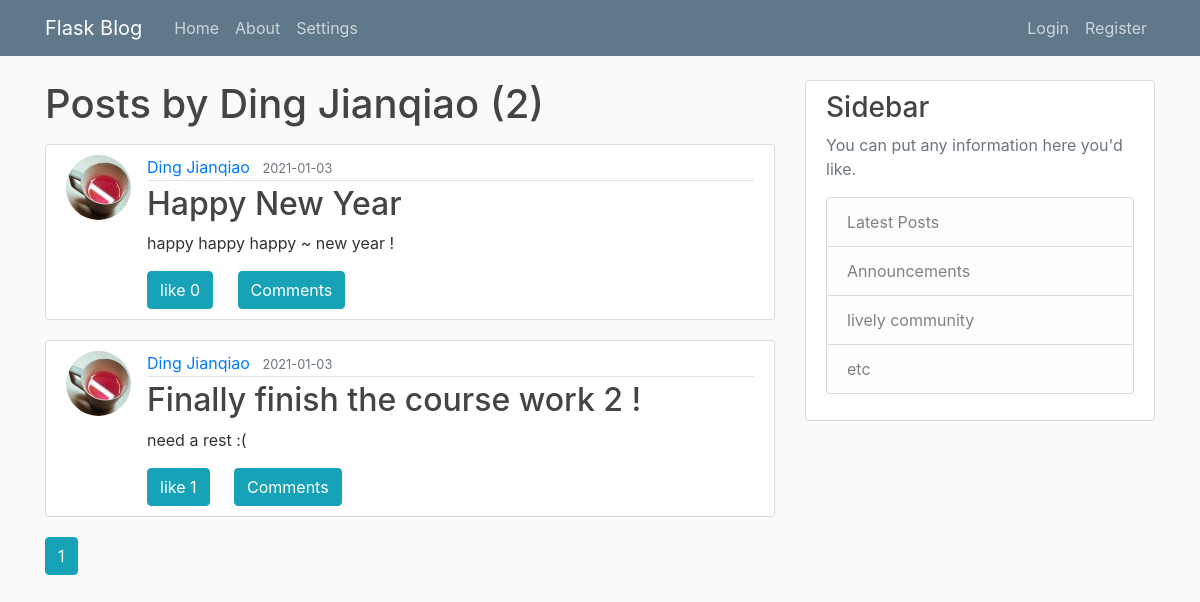
The page /user/Ding Jianqiao on the database its author committed.
### flaskblog/models.py (models this page shows, shortened)
class User(db.Model, UserMixin):
    id = db.Column(db.Integer, primary_key=True)
    username = db.Column(db.String(20), unique=True, nullable=False)
    email = db.Column(db.String(120), unique=True, nullable=False)
    image_file = db.Column(db.String(20), nullable=False, default='default.jpg')
    password = db.Column(db.String(60), nullable=False)
    date_created = db.Column(db.Date, nullable=False, default=date.today())
    posts = db.relationship('Post', backref='author', lazy=True)
    comments = db.relationship('Comment', backref='author', lazy=True)

class Post(db.Model):
    id = db.Column(db.Integer, primary_key=True)
    title = db.Column(db.String(100), nullable=False)
    date_posted = db.Column(db.DateTime, nullable=False, default=datetime.now)
    content = db.Column(db.Text, nullable=False)
    user_id = db.Column(db.Integer, db.ForeignKey('user.id'), nullable=False)
    likes = db.Column(db.Integer, default = 0)

### flaskblog/users/routes.py (the view)
@users.route("/user/<string:username>")
def user_posts(username):
    page = request.args.get('page', 1, type=int)
    user = User.query.filter_by(username=username).first_or_404()
    posts = Post.query.filter_by(author=user)\
        .order_by(Post.date_posted.desc())\
        .paginate(page=page, per_page=5)
    return render_template('user_posts.html', posts=posts, user=user)

### flaskblog/templates/user_posts.html (shortened to what this page needs)
{% extends "layout.html" %}
{% block content %}
    <h1 class="mb-3">Posts by {{ user.username }} ({{ posts.total }})</h1>
    {% for post in posts.items %}
        <article class="media content-section">
          <img class="rounded-circle article-img" src="{{ url_for('static', filename='profile_pics/' + post.author.image_file) }}">
          <div class="media-body">
            <div class="article-metadata">
              <a class="mr-2" href="{{ url_for('users.user_posts', username=post.author.username) }}">{{ post.author.username }}</a>
              <small class="text-muted">{{ post.date_posted.strftime('%Y-%m-%d') }}</small>
            </div>
            <h2><a class="article-title" href="{{ url_for('posts.post', post_id=post.id) }}">{{ post.title }}</a></h2>
            <p class="article-content">{{ post.content }}</p>
            <div>
                <span class="btn btn-info like" ref="{{post.id}}">
                    like
                    <span id="like_count{{post.id}}" >{{post.likes}}</span>
                </span>
                <button type="button" class="btn btn-primary btn-info comment-btn" ref="{{post.id}}" data-toggle="modal" data-target="#modal{{post.id}}">
                    Comments
                </button>
            </div>
          </div>
        </article>
    {% endfor %}
    {% for page_num in posts.iter_pages(left_edge=1, right_edge=1, left_current=1, right_current=2) %}
      {% if page_num %}
        {% if posts.page == page_num %}
          <a class="btn btn-info mb-4" href="{{ url_for('users.user_posts', username=user.username, page=page_num) }}">{{ page_num }}</a>
        {% else %}
          <a class="btn btn-outline-info mb-4" href="{{ url_for('users.user_posts', username=user.username, page=page_num) }}">{{ page_num }}</a>
        {% endif %}
      {% else %}
        ...
      {% endif %}
    {% endfor %}
{% endblock content %}

### flaskblog/static/main.css (style rules this page uses)
body { background: #fafafa; color: #333333; margin-top: 5rem; }
h1, h2, h3, h4, h5, h6 { color: #444444; }
.content-section { background: #ffffff; padding: 10px 20px; border: 1px solid #dddddd; border-radius: 3px; margin-bottom: 20px; }
.article-title { color: #444444; }
.article-content { width: 100%; word-wrap:break-word; white-space: pre-line; }
.article-img { height: 65px; width: 65px; margin-right: 16px; }
.article-metadata { padding-bottom: 1px; margin-bottom: 4px; border-bottom: 1px solid #e3e3e3 }
.like { margin-right: 20px; }

### rows shown on the page
User: username "Ding Jianqiao"
Post: image_file (picture), author.username "Ding Jianqiao", date_posted "2021-01-03", title "Happy New Year", content "happy happy happy ~ new year !", likes "0"
Post: image_file (picture), author.username "Ding Jianqiao", date_posted "2021-01-03", title "Finally finish the course work 2 !", content "need a rest :(", likes "1"

### other values the page prints
{{ posts.total }} "2"
{{ page_num }} "1"
